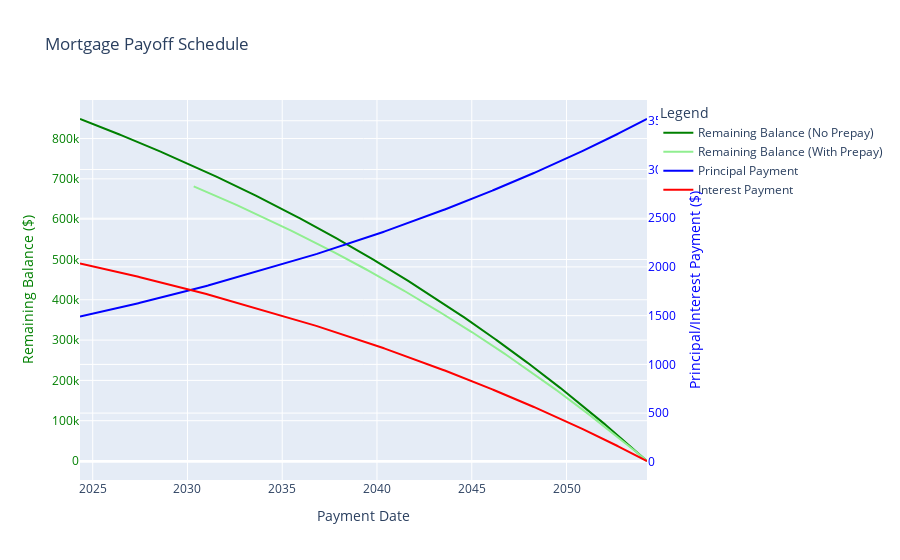

The notebook cell saved with this chart:
### Code cell
import pandas as pd
import datetime
import plotly.graph_objs as go

def calculate_monthly_payment(principal, annual_rate, years):
    monthly_rate = annual_rate / 12 / 100
    number_of_payments = int(years * 12)
    monthly_payment = principal * (monthly_rate * (1 + monthly_rate)**number_of_payments) / ((1 + monthly_rate)**number_of_payments - 1)
    return monthly_payment

def generate_payoff_schedule(principal, annual_rate, years, start_date=None):
    monthly_payment = calculate_monthly_payment(principal, annual_rate, years)
    monthly_rate = annual_rate / 12 / 100
    number_of_payments = int(years * 12)
    
    balance = principal
    cumulative_interest = 0
    schedule = []
    
    for i in range(number_of_payments):
        interest = balance * monthly_rate
        principal_payment = monthly_payment - interest
        balance -= principal_payment
        cumulative_interest += interest
        
        if start_date:
            payment_date = start_date + pd.DateOffset(months=i)
        else:
            payment_date = f"Month {i+1}"
        
        schedule.append({
            "Payment Date": payment_date,
            "Payment": round(monthly_payment, 2),
            "Principal Payment": round(principal_payment, 2),
            "Interest Payment": round(interest, 2),
            "Cumulative Interest": round(cumulative_interest, 2),
            "Remaining Balance": round(balance, 2)
        })
    
    return pd.DataFrame(schedule)

def calculate_investment_value(principal, annual_rate, years):
    return principal * (1 + annual_rate / 100) ** years

# Input variables
principal = float(input('Enter your loan amount: '))  # Loan amount
annual_rate = float(input('Enter your annual interest rate: '))  # Annual interest rate in percentage
years = int(input('Enter your mortgage term in years (30, 15, etc.): '))  # Loan term in years
date_entry = input('Enter a start date in YYYY-MM-DD format: ')
year, month, day = map(int, date_entry.split('-'))
start_date = datetime.date(year, month, day)

# Generate payoff schedule without prepayment
schedule_no_prepay = generate_payoff_schedule(principal, annual_rate, years, start_date)
print(schedule_no_prepay)

# Prepayment details
prepay_amount = float(input('Enter your prepayment amount: '))
prepay_year = int(input('Enter the year from now when you will make the prepayment: '))
prepay_months = prepay_year * 12

# Generate payoff schedule with prepayment
if prepay_months < len(schedule_no_prepay):
    # Balance just before prepayment
    balance_before_prepay = schedule_no_prepay.at[prepay_months - 1, 'Remaining Balance']
    balance_after_prepay = balance_before_prepay - prepay_amount
    
    # Adjust the calculation of remaining years after prepayment
    remaining_years_after_prepay = years - prepay_year  # Adjust for prepayment in years
    schedule_with_prepay = generate_payoff_schedule(balance_after_prepay, annual_rate, remaining_years_after_prepay, start_date + pd.DateOffset(months=prepay_months))
    print(schedule_with_prepay)
    
    # Calculate interest saved by prepaying the mortgage
    interest_no_prepay = schedule_no_prepay["Interest Payment"].sum()
    interest_with_prepay = schedule_with_prepay["Interest Payment"].sum()
    interest_saved = interest_no_prepay - interest_with_prepay

    # Investment details
    investment_rate = float(input('Enter the expected annual return rate for the investment (6-8%): '))
    investment_years = years - prepay_year  # Investment period starts after the bonus is received
    investment_value = calculate_investment_value(prepay_amount, investment_rate, investment_years)

    print('#' * 50)
    # Print summary
    print(f"Interest saved by prepaying the mortgage: ${interest_saved:,.2f}")
    print(f"Future value of investing ${prepay_amount:,.2f} at {investment_rate}% for {investment_years} years: ${investment_value:,.2f}")


    if interest_saved < investment_value:
        print('Put your money in the market. Do not prepay your mortgage.')
    else:
        print('Prepay your mortgage. Do not put your money in the market.')
        
else:
    print("Error: The prepayment year exceeds the mortgage term.")

# Plotting with Plotly
fig = go.Figure()

# Add Remaining Balance trace (without prepayment)
fig.add_trace(go.Scatter(
    x=schedule_no_prepay['Payment Date'],
    y=schedule_no_prepay['Remaining Balance'],
    mode='lines',
    name='Remaining Balance (No Prepay)',
    line=dict(color='green')
))

# Add Remaining Balance trace (with prepayment)
if prepay_months < len(schedule_no_prepay):
    fig.add_trace(go.Scatter(
        x=schedule_with_prepay['Payment Date'],
        y=schedule_with_prepay['Remaining Balance'],
        mode='lines',
        name='Remaining Balance (With Prepay)',
        line=dict(color='lightgreen')
    ))

# Add Principal Payment trace
fig.add_trace(go.Scatter(
    x=schedule_no_prepay['Payment Date'],
    y=schedule_no_prepay['Principal Payment'],
    mode='lines',
    name='Principal Payment',
    yaxis='y2',
    line=dict(color='blue')
))

# Add Interest Payment trace
fig.add_trace(go.Scatter(
    x=schedule_no_prepay['Payment Date'],
    y=schedule_no_prepay['Interest Payment'],
    mode='lines',
    name='Interest Payment',
    yaxis='y2',
    line=dict(color='red')
))

# Update layout to add secondary y-axis
fig.update_layout(
    title='Mortgage Payoff Schedule',
    xaxis_title='Payment Date',
    yaxis=dict(
        title='Remaining Balance ($)',
        titlefont=dict(color='green'),
        tickfont=dict(color='green')
    ),
    yaxis2=dict(
        title='Principal/Interest Payment ($)',
        titlefont=dict(color='blue'),
        tickfont=dict(color='blue'),
        overlaying='y',
        side='right'
    ),
    legend_title='Legend',
    hovermode='x unified'
)

# Show plot
fig.show()

### Figure 1 — Plotly figure (JSON) as saved in the notebook; plotly's stock layout.template omitted (floating-point values rounded to 4 significant figures; data arrays with more than 128 entries replaced by an {"elided": "..."} marker saying what was removed)
{"data": [{"line": {"color": "green"}, "mode": "lines", "name": "Remaining Balance (No Prepay)", "type": "scatter", "x": {"elided": "360 str values"}, "y": {"elided": "360 float values"}}, {"line": {"color": "lightgreen"}, "mode": "lines", "name": "Remaining Balance (With Prepay)", "type": "scatter", "x": {"elided": "288 str values"}, "y": {"elided": "288 float values"}}, {"line": {"color": "blue"}, "mode": "lines", "name": "Principal Payment", "type": "scatter", "x": {"elided": "360 str values"}, "y": {"elided": "360 float values"}, "yaxis": "y2"}, {"line": {"color": "red"}, "mode": "lines", "name": "Interest Payment", "type": "scatter", "x": {"elided": "360 str values"}, "y": {"elided": "360 float values"}, "yaxis": "y2"}], "layout": {"autosize": true, "hovermode": "x unified", "legend": {"title": {"text": "Legend"}}, "title": {"text": "Mortgage Payoff Schedule"}, "xaxis": {"autorange": true, "range": ["2024-05-01", "2054-04-01"], "title": {"text": "Payment Date"}, "type": "date"}, "yaxis": {"autorange": true, "range": [-47140.0, 895600.0], "tickfont": {"color": "green"}, "title": {"font": {"color": "green"}, "text": "Remaining Balance ($)"}, "type": "linear"}, "yaxis2": {"autorange": true, "overlaying": "y", "range": [-186.6, 3713.0], "side": "right", "tickfont": {"color": "blue"}, "title": {"font": {"color": "blue"}, "text": "Principal/Interest Payment ($)"}, "type": "linear"}}}
